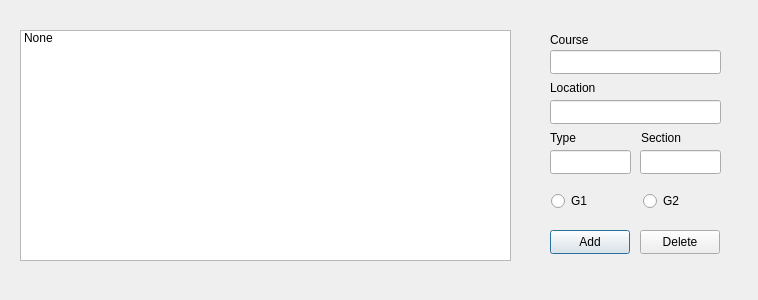
<?xml version="1.0" encoding="UTF-8"?>
<ui version="4.0">
 <class>ScheduleAddDelete</class>
 <widget class="QDialog" name="ScheduleAddDelete">
  <property name="geometry">
   <rect>
    <x>0</x>
    <y>0</y>
    <width>758</width>
    <height>300</height>
   </rect>
  </property>
  <property name="windowTitle">
   <string>Dialog</string>
  </property>
  <widget class="QListWidget" name="CoursesList">
   <property name="geometry">
    <rect>
     <x>20</x>
     <y>30</y>
     <width>491</width>
     <height>231</height>
    </rect>
   </property>
   <property name="editTriggers">
    <set>QAbstractItemView::NoEditTriggers</set>
   </property>
   <item>
    <property name="text">
     <string>None</string>
    </property>
   </item>
  </widget>
  <widget class="QLineEdit" name="CourseTextField">
   <property name="geometry">
    <rect>
     <x>550</x>
     <y>50</y>
     <width>171</width>
     <height>24</height>
    </rect>
   </property>
  </widget>
  <widget class="QLineEdit" name="LocationTextField">
   <property name="geometry">
    <rect>
     <x>550</x>
     <y>100</y>
     <width>171</width>
     <height>24</height>
    </rect>
   </property>
  </widget>
  <widget class="QLineEdit" name="TypeTextField">
   <property name="geometry">
    <rect>
     <x>550</x>
     <y>150</y>
     <width>81</width>
     <height>24</height>
    </rect>
   </property>
  </widget>
  <widget class="QPushButton" name="AddButton">
   <property name="geometry">
    <rect>
     <x>550</x>
     <y>230</y>
     <width>80</width>
     <height>24</height>
    </rect>
   </property>
   <property name="text">
    <string>Add</string>
   </property>
  </widget>
  <widget class="QPushButton" name="DeleteButton">
   <property name="geometry">
    <rect>
     <x>640</x>
     <y>230</y>
     <width>80</width>
     <height>24</height>
    </rect>
   </property>
   <property name="text">
    <string>Delete</string>
   </property>
  </widget>
  <widget class="QLabel" name="label">
   <property name="geometry">
    <rect>
     <x>550</x>
     <y>32</y>
     <width>49</width>
     <height>16</height>
    </rect>
   </property>
   <property name="text">
    <string>Course</string>
   </property>
  </widget>
  <widget class="QLabel" name="label_2">
   <property name="geometry">
    <rect>
     <x>550</x>
     <y>80</y>
     <width>49</width>
     <height>16</height>
    </rect>
   </property>
   <property name="text">
    <string>Location</string>
   </property>
  </widget>
  <widget class="QLabel" name="label_3">
   <property name="geometry">
    <rect>
     <x>550</x>
     <y>130</y>
     <width>49</width>
     <height>16</height>
    </rect>
   </property>
   <property name="text">
    <string>Type</string>
   </property>
  </widget>
  <widget class="QLabel" name="label_4">
   <property name="geometry">
    <rect>
     <x>641</x>
     <y>130</y>
     <width>49</width>
     <height>16</height>
    </rect>
   </property>
   <property name="text">
    <string>Section</string>
   </property>
  </widget>
  <widget class="QLineEdit" name="SectionTextField">
   <property name="geometry">
    <rect>
     <x>640</x>
     <y>150</y>
     <width>81</width>
     <height>24</height>
    </rect>
   </property>
  </widget>
  <widget class="QRadioButton" name="G1radiobutton">
   <property name="geometry">
    <rect>
     <x>551</x>
     <y>190</y>
     <width>51</width>
     <height>22</height>
    </rect>
   </property>
   <property name="text">
    <string>G1</string>
   </property>
  </widget>
  <widget class="QRadioButton" name="G2radiobutton">
   <property name="geometry">
    <rect>
     <x>643</x>
     <y>190</y>
     <width>51</width>
     <height>22</height>
    </rect>
   </property>
   <property name="text">
    <string>G2</string>
   </property>
  </widget>
 </widget>
 <resources/>
 <connections/>
</ui>
